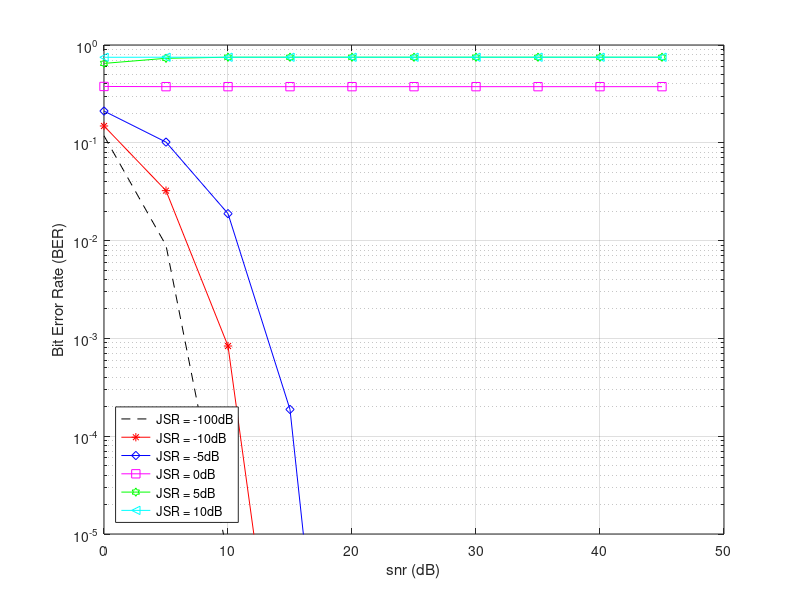

Reproduce this figure in MATLAB.

% In this script, we simulate the performance of 802.11n in the presence of
% jammer
clc
clear
close
%% Simulation Parameters
snr_dB = 0:5:45;
JSR_dB = [-100, -10,-5, 0, 5, 10]; %Jammer to Signal ratios (dB)
n_jammers = 2;
Fj = 0.0001; %Jamming tone - normalized frequency (-0.5 < F < 0.5)
Thetaj = rand(1,1)*2*pi;%random jammer phase(0 to 2*pi radians)
%% Processing SNR Points
S = numel(snr_dB);
bitErrorRate = zeros(length(JSR_dB),S);
%parfor i = 1:S % Use 'parfor' to speed up the simulation
for jammer = 1:n_jammers
for k=1:length(JSR_dB)%loop for each given JSR
    for i = 1:S % Use 'for' to debug the simulation    
        % Loop to simulate multiple packets
        SNR = 10.^(snr_dB(i)/10); %Signal-to-noise ratio in linear scale
        JSR = 10.^(JSR_dB(k)/10); %Jammer-to-Signal ratio in linear scale
        if jammer == 1
            d = sqrt(SNR/(10*(1+SNR*JSR)));
            bitErrorRate(k,i) =1-0.25*(erf(d)^2+2*erf(d)*(1-2*erfc(d))+(1-2*erfc(d))^2);
        else
            JNR = 2*JSR*SNR;
            bitErrorRate(k,i) = 3/8 * (erfc(sqrt(SNR)+sqrt(0.5*JNR))+erfc(sqrt(SNR)-sqrt(0.5*JNR))); 
        end
    end
end
% Save Results
if jammer == 1
    berfile = sprintf('BER_noiseJamming.mat');
    save(berfile,'bitErrorRate');
else
    berfile = sprintf('BER_QPSKJamming.mat');
    save(berfile,'bitErrorRate');
end
end
%%

%% Plot Bit Error Rate vs SNR Results

figure(1)
semilogy(snr_dB,bitErrorRate(1,:),'k--');
hold on 
semilogy(snr_dB,bitErrorRate(2,:),'r-*');
hold on 
semilogy(snr_dB,bitErrorRate(3,:),'b-d');
hold on 
semilogy(snr_dB,bitErrorRate(4,:),'m-s');
hold on 
semilogy(snr_dB,bitErrorRate(5,:),'g-h');
hold on 
semilogy(snr_dB,bitErrorRate(6,:),'c-<');
xlabel('snr (dB)');
ylabel('Bit Error Rate (BER)');
legend('JSR = -100dB','JSR = -10dB','JSR = -5dB',...
    'JSR = 0dB','JSR = 5dB','JSR = 10dB','Location','southwest');
ylim([10^-5 1]);
grid on;
hold off
